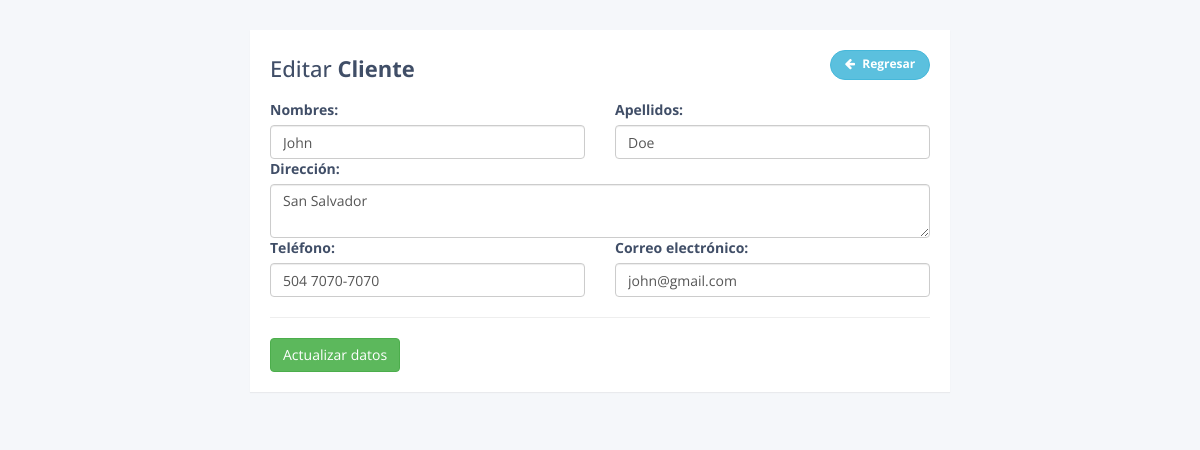
Page /update.php?id=1 on the committed database.
### tables this page shows
CREATE TABLE `clientes` (
  `id` int(11) NOT NULL,
  `nombres` varchar(100) NOT NULL,
  `apellidos` varchar(100) NOT NULL,
  `telefono` varchar(15) NOT NULL,
  `direccion` varchar(255) NOT NULL,
  `correo_electronico` varchar(64) NOT NULL
);

### database.php (called while the page is built, shortened)
<?php
	class Database{
		private $con;
		private $dbhost="localhost";
		private $dbuser="root";
		private $dbpass="";
		private $dbname="tuto_poo";
		public function connect_db(){
			$this->con = mysqli_connect($this->dbhost, $this->dbuser, $this->dbpass, $this->dbname);
		}
		public function single_record($id){
			$sql = "SELECT * FROM clientes where id='$id'";
			$res = mysqli_query($this->con, $sql);
			$return = mysqli_fetch_object($res );
			return $return ;
		}
	}
?>

### update.php (the view, shortened to what this page needs)
<?php
	if (isset($_GET['id'])){
		$id=intval($_GET['id']);
	} else {
		header("location:index.php");
	}
?>
<!DOCTYPE html>
<html lang="en">
<head>
<link rel="stylesheet" href="https://maxcdn.bootstrapcdn.com/font-awesome/4.7.0/css/font-awesome.min.css">
<link rel="stylesheet" href="https://maxcdn.bootstrapcdn.com/bootstrap/3.3.7/css/bootstrap.min.css">
<link rel="stylesheet" href="css/custom.css">
</head>
<body>
    <div class="container">
        <div class="table-wrapper">
            <div class="table-title">
                <div class="row">
                    <div class="col-sm-8"><h2>Editar <b>Cliente</b></h2></div>
                    <div class="col-sm-4">
                        <a href="index.php" class="btn btn-info add-new"><i class="fa fa-arrow-left"></i> Regresar</a>
                    </div>
                </div>
            </div>
            <?php
				include ("database.php");
				$clientes= new Database();
					?>
					<?php
				$datos_cliente=$clientes->single_record($id);
			?>
			<div class="row">
				<form method="post">
				<div class="col-md-6">
					<label>Nombres:</label>
					<input type="text" name="nombres" id="nombres" class='form-control' maxlength="100" required  value="<?php echo $datos_cliente->nombres;?>">
				</div>
				<div class="col-md-6">
					<label>Apellidos:</label>
					<input type="text" name="apellidos" id="apellidos" class='form-control' maxlength="100" required value="<?php echo $datos_cliente->apellidos;?>">
				</div>
				<div class="col-md-12">
					<label>Dirección:</label>
					<textarea  name="direccion" id="direccion" class='form-control' maxlength="255" required><?php echo $datos_cliente->direccion;?></textarea>
				</div>
				<div class="col-md-6">
					<label>Teléfono:</label>
					<input type="text" name="telefono" id="telefono" class='form-control' maxlength="15" required value="<?php echo $datos_cliente->telefono;?>">
				</div>
				<div class="col-md-6">
					<label>Correo electrónico:</label>
					<input type="email" name="correo_electronico" id="correo_electronico" class='form-control' maxlength="64" required value="<?php echo $datos_cliente->correo_electronico;?>">
				</div>
				<div class="col-md-12 pull-right">
				<hr>
					<button type="submit" class="btn btn-success">Actualizar datos</button>
				</div>
				</form>
			</div>
        </div>
    </div>
</body>
</html>

### css/custom.css (style rules this page uses)
body { color: #404E67; background: #F5F7FA; font-family: 'Open Sans', sans-serif; }
.table-wrapper { width: 700px; margin: 30px auto; background: #fff; padding: 20px; box-shadow: 0 1px 1px rgba(0,0,0,.05); }
.table-title { padding-bottom: 10px; margin: 0 0 10px; }
.table-title h2 { margin: 6px 0 0; font-size: 22px; }
.table-title .add-new { float: right; height: 30px; font-weight: bold; font-size: 12px; text-shadow: none; min-width: 100px; border-radius: 50px; line-height: 13px; }
.table-title .add-new i { margin-right: 4px; }

### rows in the picture
clientes: nombres "John", apellidos "Doe", direccion "San Salvador", telefono "504 7070-7070", correo_electronico "john@gmail.com"
